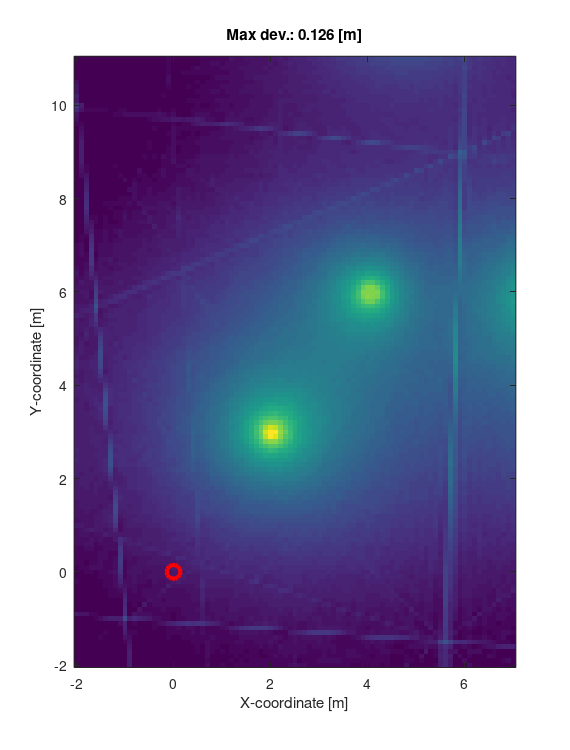
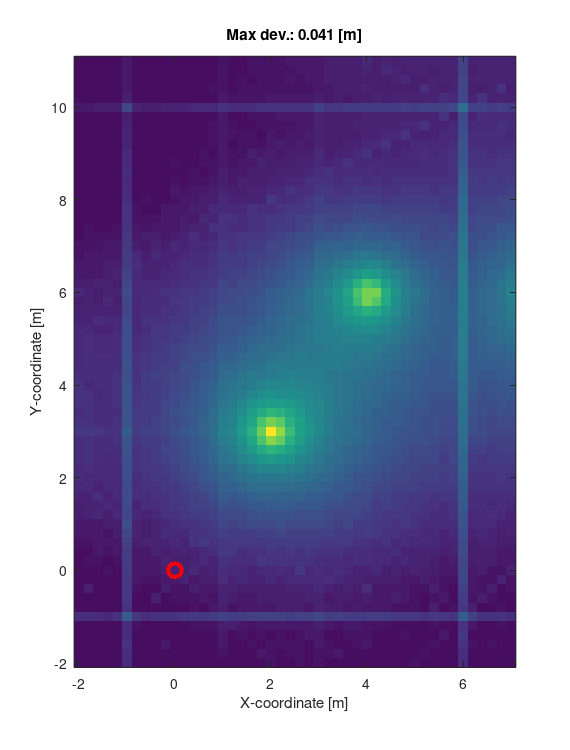

Reproduce these figures in MATLAB, in order.
function comparePrecision()


    loadedMap = load('pentagonal_room_averaged_power_map.mat');
    loadedBoundaries = load('pentagonal_room_clicked_points.mat');

    % Find the maximum deviation of boundaries
    maxDeviation = max(max(abs(loadedMap.ROOM_BOUNDARIES - loadedBoundaries.estimatedBoundaries)));

    % Create plot
    imagesc(loadedMap.x_coordinates, loadedMap.y_coordinates, loadedMap.averagedPowerMap);
    hold on
    set(gca,'YDir','normal')
    xlabel('X-coordinate [m]')
    ylabel('Y-coordinate [m]')
    plot(loadedMap.ARRAY_CENTER(1), loadedMap.ARRAY_CENTER(2), 'o', 'MarkerSize', 10, 'Color', 'red', 'LineWidth', 3);
%     for index = 1 : size(loadedBoundaries.estimatedBoundaries)
%         plot([loadedBoundaries.estimatedBoundaries(index, 1) loadedBoundaries.estimatedBoundaries(index, 3)], ...
%              [loadedBoundaries.estimatedBoundaries(index, 2) loadedBoundaries.estimatedBoundaries(index, 4)], '--r', 'LineWidth', 4);
%         plot([loadedMap.ROOM_BOUNDARIES(index, 1) loadedMap.ROOM_BOUNDARIES(index, 3)], ...
%              [loadedMap.ROOM_BOUNDARIES(index, 2) loadedMap.ROOM_BOUNDARIES(index, 4)], ':g', 'LineWidth', 2);
%     end
    title(sprintf('Max dev.: %.3f [m]', maxDeviation));

    % Save plot to file
    set(gcf, 'PaperPosition', [-0.25 -0.25 5.7 7.5]);
    set(gcf, 'PaperSize', [5.0 7.0]);
    saveas(gcf, 'pentagonal_room_NO_boundaries_example.pdf', 'pdf');
    close all
% return

    
    loadedMap = load('square_room_averaged_power_map.mat');
    loadedBoundaries = load('square_room_clicked_points.mat');

    % Find the maximum deviation of boundaries
    maxDeviation = max(max(abs(loadedMap.ROOM_BOUNDARIES - loadedBoundaries.estimatedBoundaries)));

    % Create plot
    imagesc(loadedMap.x_coordinates, loadedMap.y_coordinates, loadedMap.averagedPowerMap);
    hold on
    set(gca,'YDir','normal')
    xlabel('X-coordinate [m]')
    ylabel('Y-coordinate [m]')
    plot(loadedMap.ARRAY_CENTER(1), loadedMap.ARRAY_CENTER(2), 'o', 'MarkerSize', 10, 'Color', 'red', 'LineWidth', 3);
%     for index = 1 : size(loadedBoundaries.estimatedBoundaries)
%         plot([loadedBoundaries.estimatedBoundaries(index, 1) loadedBoundaries.estimatedBoundaries(index, 3)], ...
%              [loadedBoundaries.estimatedBoundaries(index, 2) loadedBoundaries.estimatedBoundaries(index, 4)], '--r', 'LineWidth', 4);
%         plot([loadedMap.ROOM_BOUNDARIES(index, 1) loadedMap.ROOM_BOUNDARIES(index, 3)], ...
%              [loadedMap.ROOM_BOUNDARIES(index, 2) loadedMap.ROOM_BOUNDARIES(index, 4)], ':g', 'LineWidth', 2);
%     end
    title(sprintf('Max dev.: %.3f [m]', maxDeviation));

    % Save plot to file
    set(gcf, 'PaperPosition', [-0.25 -0.25 5.7 7.5]);
    set(gcf, 'PaperSize', [5.0 7.0]);
    saveas(gcf, 'square_room_NO_boundaries_example.pdf', 'pdf');
    close all




    % Show averaged image with an overlay of the real boundaries
    
    % Measure the maximum offset of all boundaries

    



end
